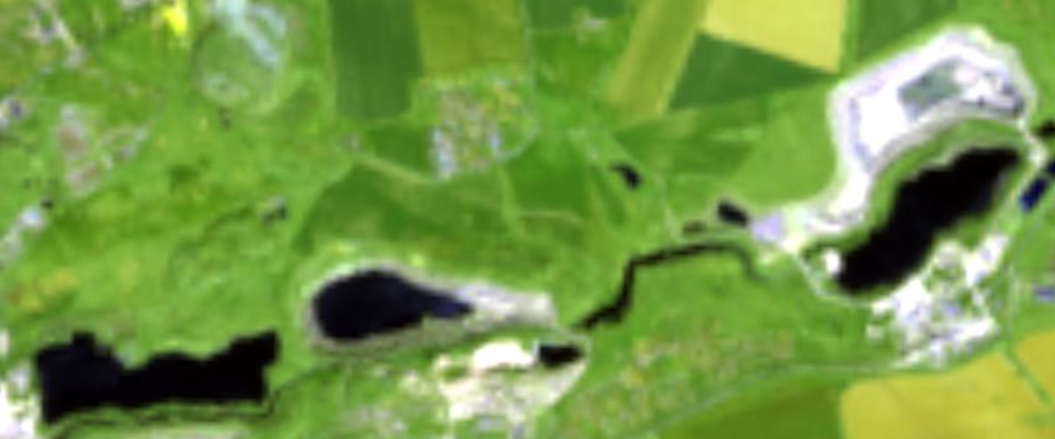
#> input picture Kryvokhata-Mariia-IM-21-Lab5/pythonProject1/landsat_picture.png, 1055 x 439 px
$ python water-identifier.py
#> lines starting #> are read from the running program, lines starting #| are printed output that depends on the picture; after the words box and inside, x2 and y2 are one past the last pixel; in counts of white or black regions, pixels touching at a corner belong together
import cv2
import numpy as np
import imutils


def color_correction(image_path):
    image = cv2.imread(image_path)
    image = imutils.resize(image, width=600)
    # color correction - simple histogram equalization in LAB color space
    lab = cv2.cvtColor(image, cv2.COLOR_BGR2LAB)
    l, a, b = cv2.split(lab)
    l = cv2.equalizeHist(l)
    lab = cv2.merge((l, a, b))
    corrected_image = cv2.cvtColor(lab, cv2.COLOR_LAB2BGR)
    return corrected_image


def color_clustering(image, lower_water, upper_water):

    hsv = cv2.cvtColor(image, cv2.COLOR_BGR2HSV)
    mask = cv2.inRange(hsv, lower_water, upper_water)

    img_bitwise_and = cv2.bitwise_and(image, image, mask=mask)

    # Median blurring
    img_median_blurred = cv2.medianBlur(img_bitwise_and, 5)

    return mask, img_median_blurred


def find_contours(image, mask):
    contours, _ = cv2.findContours(mask, cv2.RETR_EXTERNAL, cv2.CHAIN_APPROX_SIMPLE)
    contour_image = image.copy()
    cv2.drawContours(contour_image, contours, -1, (0, 255, 0), 2)
    return contour_image, contours


def identify_objects(image, contours):
    identified_image = image.copy()
    for i, contour in enumerate(contours):
        area = cv2.contourArea(contour)
        if area > 100:  # Filter small areas
            cv2.drawContours(identified_image, [contour], -1, (0, 255, 0), 2)
            M = cv2.moments(contour)
            if M['m00'] != 0:
                cX = int(M['m10'] / M['m00'])
                cY = int(M['m01'] / M['m00'])
                cv2.putText(identified_image, 'Water', (cX, cY), cv2.FONT_HERSHEY_SIMPLEX, 0.5, (255, 255, 255), 1)
    return identified_image


def show_results(original, segment, contour, identified, img_type):
    original_text = 'Color corrected Input ' + img_type + ' Image'
    segment_text = 'Color Clustering ' + img_type + ' Image'
    contour_text = 'Contour ' + img_type + ' Image'
    identified_text = 'Identified ' + img_type + ' Image'

    cv2.imshow(original_text, original)
    cv2.imshow(segment_text, segment)
    cv2.imshow(contour_text, contour)
    cv2.imshow(identified_text, identified)


def process_images(operational_image_path, high_res_image_path):
    # Color correction
    operational_image = color_correction(operational_image_path)
#> in color_correction, image is the input picture: shape (439, 1055, 3); mean B, G, R 71.6, 152.3, 117.4
#> in color_correction, `lab = cv2.cvtColor(image, cv2.COLOR_BGR2LAB)`: lab: shape (249, 600, 3); mean of channels 0, 1, 2 149.2, 103, 165.1
#> in color_correction, `lab = cv2.merge((l, a, b))`: lab: shape (249, 600, 3); mean of channels 0, 1, 2 128.2, 103, 165.1
    high_res_image = color_correction(high_res_image_path)
#> call 2 of color_correction, with image_path = 'bing_picture.png'
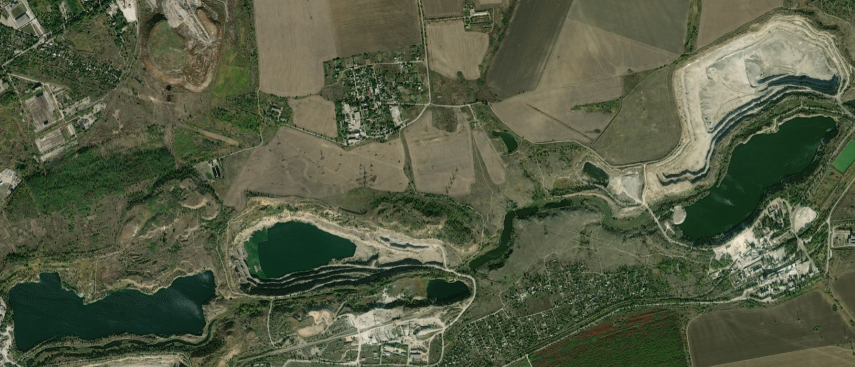
#> input picture Kryvokhata-Mariia-IM-21-Lab5/pythonProject1/bing_picture.png, 1709 x 733 px (shown at 1/2 size)
#> in color_correction, image is the input picture: shape (733, 1709, 3); mean B, G, R 67, 91, 84.3
#> in color_correction (call 2), `lab = cv2.cvtColor(image, cv2.COLOR_BGR2LAB)`: lab: shape (257, 600, 3); mean of channels 0, 1, 2 94.7, 120.6, 141.2
#> in color_correction (call 2), `l, a, b = cv2.split(lab)`:
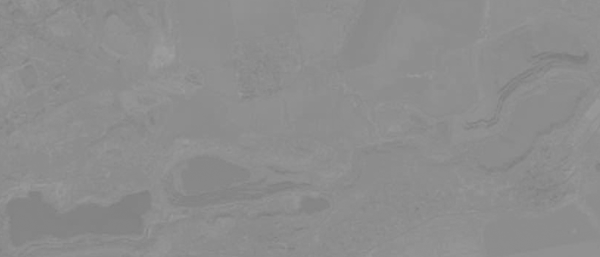
#> b: shape (257, 600); min 124, max 159, mean 141.2
#> in color_correction (call 2), `l = cv2.equalizeHist(l)`:
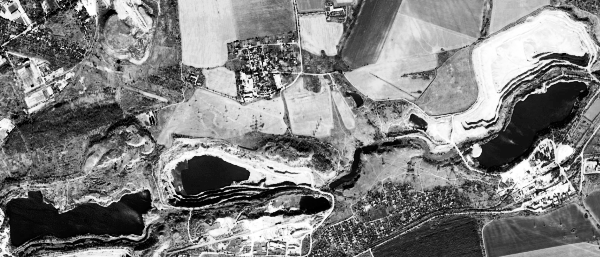
#> l: shape (257, 600); min 0, max 255, mean 128.6
#> in color_correction (call 2), `lab = cv2.merge((l, a, b))`: lab: shape (257, 600, 3); mean of channels 0, 1, 2 128.6, 120.6, 141.2

    #hg_lower_water = np.array([55, 150, 11])
    #hg_upper_water = np.array([120, 255, 255])
    hg_lower_water = np.array([62, 150, 11])
    hg_upper_water = np.array([100, 255, 255])

    op_lower_water = np.array([25, 0, 0])
    op_upper_water = np.array([240, 255, 30])

    # Color clustering
    operational_mask, op_img_median_blurred = color_clustering(operational_image, op_lower_water, op_upper_water)
#> in color_clustering, `hsv = cv2.cvtColor(image, cv2.COLOR_BGR2HSV)`: hsv: shape (249, 600, 3); mean H, S, V 50.6, 172, 133.6
#> in color_clustering, `mask = cv2.inRange(hsv, lower_water, upper_water)`:
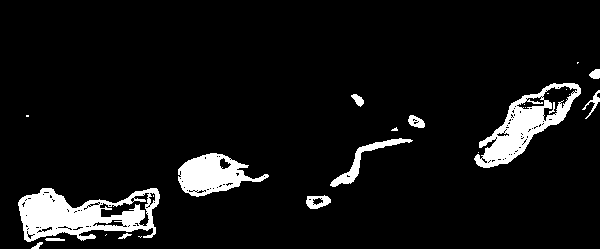
#> mask: shape (249, 600); 7.4% white; 25 white regions (12 under 20 px), largest, box (x1, y1, x2, y2) and area: (18, 188, 160, 242) 4228, (474, 83, 581, 168) 3115, (178, 153, 269, 197) 2138
    high_res_mask, hg_img_median_blurred = color_clustering(high_res_image,  hg_lower_water, hg_upper_water)
#> in color_clustering (call 2), `hsv = cv2.cvtColor(image, cv2.COLOR_BGR2HSV)`: hsv: shape (257, 600, 3); mean H, S, V 38.8, 85, 128.4
#> in color_clustering (call 2), `mask = cv2.inRange(hsv, lower_water, upper_water)`: mask: shape (257, 600); 4.8% white; 286 white regions (276 under 20 px)
#> in color_clustering (call 2), `img_bitwise_and = cv2.bitwise_and(image, image, mask=mask)`:
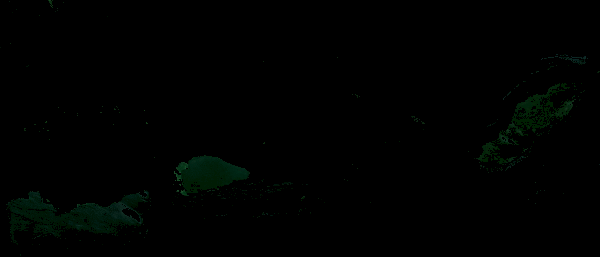
#> img_bitwise_and: shape (257, 600, 3); mean B, G, R 0.6, 1.4, 0.1

    # Contours
    operational_contour_image, operational_contours = find_contours(operational_image, operational_mask)
#> in find_contours, `contours, _ = cv2.findContours(mask, cv2.RETR_EXTERNAL, cv2.CHAIN_APPR..`: contours = 18 contours, 6 with area under 20; largest, box (x1, y1, x2, y2) and area: (18, 188, 160, 242) 4807, (474, 83, 581, 168) 3722, (178, 153, 269, 197) 2156, (330, 138, 413, 187) 582, (306, 195, 331, 209) 233
#> operational_contours has the same summary as contours in find_contours
    high_res_contour_image, high_res_contours = find_contours(high_res_image, high_res_mask)
#> in find_contours (call 2), `contours, _ = cv2.findContours(mask, cv2.RETR_EXTERNAL, cv2.CHAIN_APPR..`: contours = 285 contours, 279 with area under 20; largest, box (x1, y1, x2, y2) and area: (6, 190, 149, 245) 3355, (174, 155, 250, 196) 1714, (497, 83, 576, 145) 1422, (476, 142, 500, 162) 153, (559, 56, 586, 65) 84, (494, 156, 517, 165) 49
#> high_res_contours has the same summary as contours in find_contours

    # Identifying objects
    operational_ident_image = identify_objects(operational_image, operational_contours)
#> the loop in identify_objects, `for i, contour in enumerate(contours):` made 18 passes
#> (area, cX, cY) on passes 6, 7, 8, 10, 12, 16: (233, 317, 201), (4807, 85, 214), (2156, 211, 174), (581.5, 362, 160), (131.5, 415, 121), (3722, 527, 122)
#> area on passes 1, 2, 5, 14, 15, 17: 26, 32.5, 22.5, 76.5, 80.5, 69.5
#> after the loop in identify_objects, `for i, contour in enumerate(contours):`:
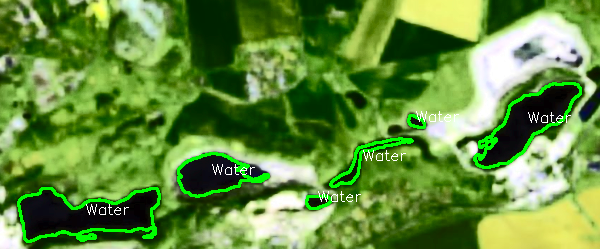
#> identified_image: shape (249, 600, 3); mean B, G, R 60.5, 140.6, 98.8
    high_res_ident_image = identify_objects(high_res_image, high_res_contours)
#> the loop in identify_objects (call 2), `for i, contour in enumerate(contours):` made 285 passes
#> (area, cX, cY) on passes 121, 177, 186, 253: (3355, 75, 214), (1713.5, 207, 173), (153, 486, 151), (1421.5, 534, 113)
#> after the loop in identify_objects (call 2), `for i, contour in enumerate(contours):`:
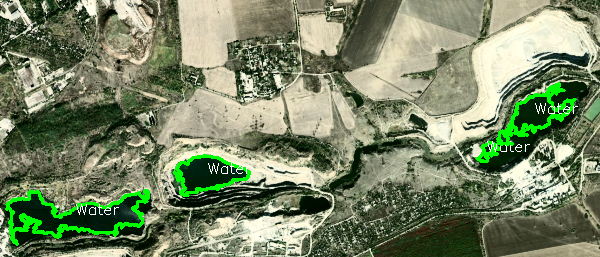
#> identified_image: shape (257, 600, 3); mean B, G, R 101.4, 133, 120.7

    #show_results(operational_image, op_img_median_blurred, operational_contour_image, operational_ident_image, 'Operational')
    show_results(high_res_image, hg_img_median_blurred, high_res_contour_image, high_res_ident_image, 'High Resolution')

    cv2.waitKey(0)
    cv2.destroyAllWindows()


if __name__ == "__main__":
    operational_image_path = 'landsat_picture.png'
    high_res_image_path = 'bing_picture.png'
    process_images(operational_image_path, high_res_image_path)
